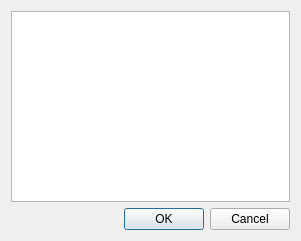
<?xml version="1.0" encoding="UTF-8"?>
<ui version="4.0">
 <class>UsbRedirDialog</class>
 <widget class="QDialog" name="UsbRedirDialog">
  <property name="geometry">
   <rect>
    <x>0</x>
    <y>0</y>
    <width>301</width>
    <height>241</height>
   </rect>
  </property>
  <property name="windowTitle">
   <string>Dialog</string>
  </property>
  <layout class="QVBoxLayout" name="verticalLayout" stretch="6,1">
   <item>
    <widget class="QListWidget" name="usbListWidget"/>
   </item>
   <item>
    <widget class="QDialogButtonBox" name="buttonBox">
     <property name="orientation">
      <enum>Qt::Horizontal</enum>
     </property>
     <property name="standardButtons">
      <set>QDialogButtonBox::Cancel|QDialogButtonBox::Ok</set>
     </property>
    </widget>
   </item>
  </layout>
 </widget>
 <resources/>
 <connections>
  <connection>
   <sender>buttonBox</sender>
   <signal>accepted()</signal>
   <receiver>UsbRedirDialog</receiver>
   <slot>accept()</slot>
   <hints>
    <hint type="sourcelabel">
     <x>248</x>
     <y>254</y>
    </hint>
    <hint type="destinationlabel">
     <x>157</x>
     <y>274</y>
    </hint>
   </hints>
  </connection>
  <connection>
   <sender>buttonBox</sender>
   <signal>rejected()</signal>
   <receiver>UsbRedirDialog</receiver>
   <slot>reject()</slot>
   <hints>
    <hint type="sourcelabel">
     <x>316</x>
     <y>260</y>
    </hint>
    <hint type="destinationlabel">
     <x>286</x>
     <y>274</y>
    </hint>
   </hints>
  </connection>
 </connections>
</ui>
